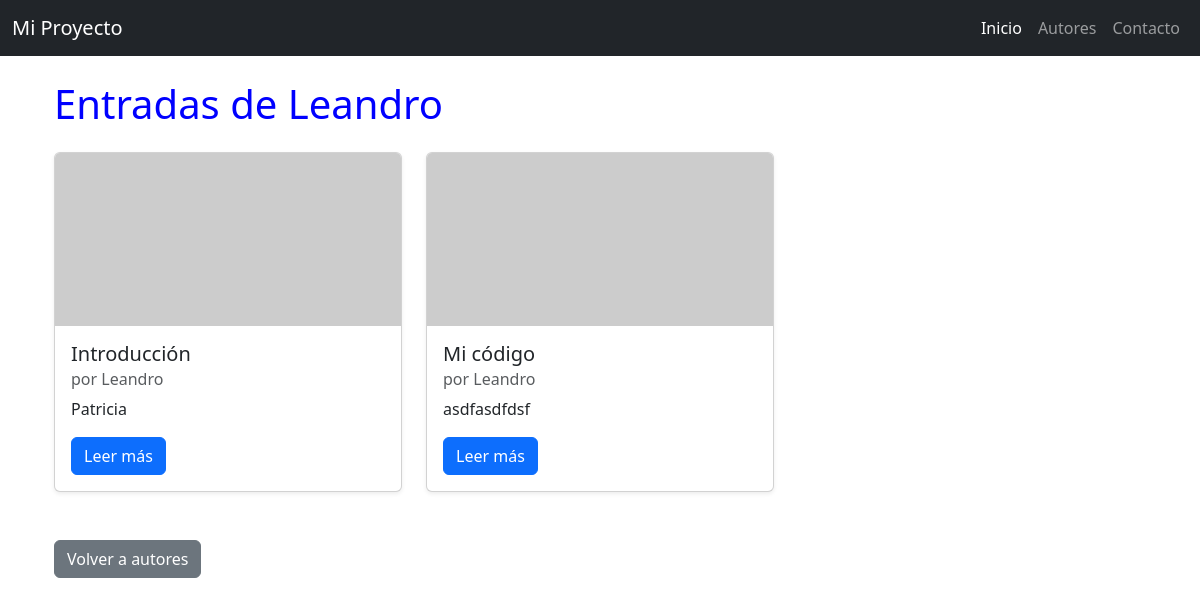
The app's page /blog/autor/3 with its own data.
### blog/models.py (models this page shows, shortened)
class Autor(models.Model):
    nombre = models.CharField(max_length=60)
    edad = models.IntegerField(null=True, blank=True)
    email = models.EmailField(null=True, blank=True)
    def __str__(self) -> str:
        return self.nombre

class Post(models.Model):
    titulo = models.CharField(max_length=200)
    autor = models.ForeignKey(Autor,on_delete=models.CASCADE)
    cuerpo = models.TextField()

### blog/views.py (the view)
# urls.py: path('autor/<int:autor_pk>', views.autor_post, name='autor_post'),
def autor_post(request, autor_pk):
    entradas = Post.objects.filter(autor=autor_pk)
    autor = get_object_or_404(Autor, pk=autor_pk)
    contexto = {'entradas': entradas, 'autor':autor}
    return render(request, 'blog/autor_post.html',contexto )

### blog/templates/blog/autor_post.html
{% extends 'blog/base.html' %}
{% block contenido %}
<div class="container mt-4">
    <h1 class="mb-4">Entradas de {{ autor.nombre }}</h1>
    <div class="row">
        {% for entrada in entradas %}
        <div class="col-md-4 mb-4">
            <div class="card h-100 shadow-sm">
                {% if entrada.imagen %}
                    <img src="{{ entrada.imagen.url }}" class="card-img-top" alt="{{ entrada.titulo }}">
                {% else %}
                    <img src="https://placehold.co/600x300?text=Sin+Imagen" class="card-img-top" alt="Sin imagen">
                {% endif %}
                <div class="card-body">
                    <h5 class="card-title">{{ entrada.titulo }}</h5>
                    <h6 class="card-subtitle mb-2 text-muted">por {{ entrada.autor }}</h6>
                    <p class="card-text">{{ entrada.cuerpo|truncatewords:20 }}</p>
                    <a href="{% url 'detalle_post' pk=entrada.pk %}" class="btn btn-primary">Leer más</a>
                </div>
            </div>
        </div>
        {% empty %}
        <p>No hay entradas disponibles para este autor.</p>
        {% endfor %}
    </div>
    <div class="mt-4">
        <a href="{% url 'autores' %}" class="btn btn-secondary">Volver a autores</a>
    </div>
</div>
{% endblock %}

### blog/static/css/blog.css (style rules this page uses)
h1 { color: blue !important; }

### records on screen
Autor: nombre "Leandro"
Post: titulo "Introducción", autor "Leandro", cuerpo "Patricia"
Post: titulo "Mi código", autor "Leandro", cuerpo "asdfasdfdsf"
